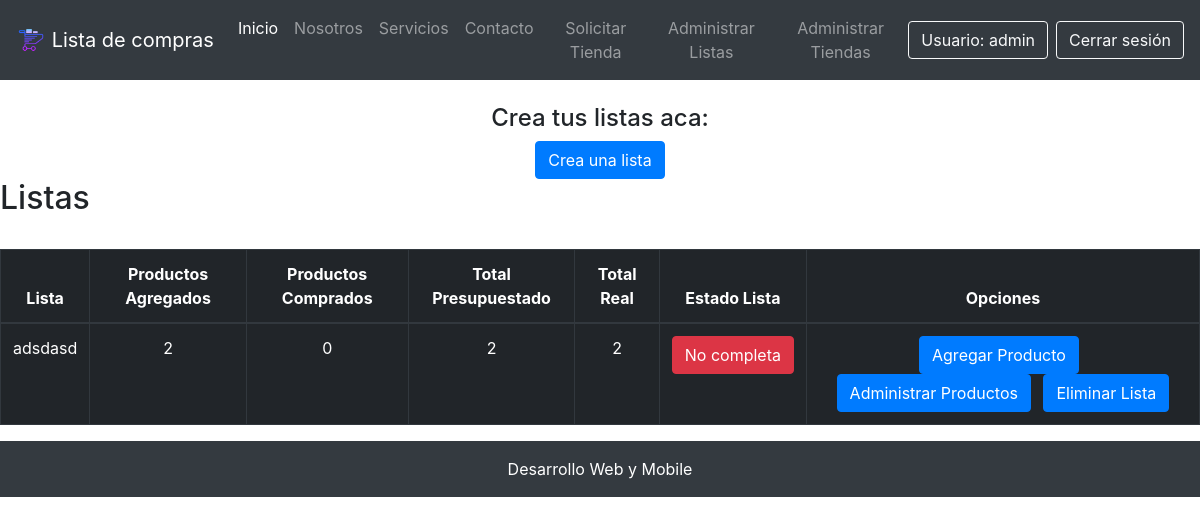
/listar_listas/ (signed in), run on an earlier commit of the app's database.
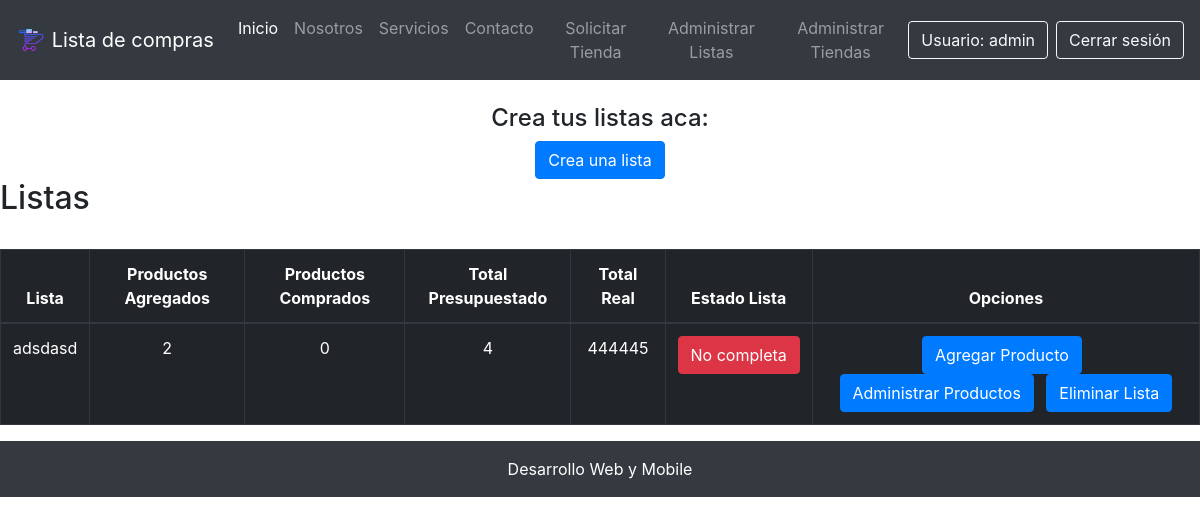
And on a later commit of the database.
### core/models.py (models this page shows, shortened)
class Lista(models.Model):
    usuario = models.ForeignKey(User, on_delete=models.CASCADE, verbose_name="Nombre Usuario")
    nombre_lista = models.CharField(max_length=30 ,verbose_name="Nombre Lista")
    total_productos_agregados = models.IntegerField(verbose_name="Productos Agregados")
    total_productos_comprados = models.IntegerField(verbose_name="Productos Comprados")
    costo_total_presupuestado = models.IntegerField(verbose_name="Total Presupuestado")
    costo_total_real = models.IntegerField(verbose_name="Total Real")
    estadoLista = models.ForeignKey(EstadoLista, on_delete=models.CASCADE, verbose_name="Estado Lista")

class EstadoLista(models.Model):
    nombre = models.CharField(max_length=30, verbose_name="Estado Lista")

### core/views.py (the view)
# urls.py: path('listas/', listar_listas, name="api_listar_listas"),
@login_required
def listar_listas(request):
    listas = Lista.objects.filter(usuario=request.user)
    return render(request, 'core/listar_listas.html', {
        'listas': listas
    })

### core/templates/core/listar_listas.html (shortened to what this page needs)
{% extends 'core/base.html' %}
{% load static %}
{% block contenido %}
<br>
<div class="container">
    <div class="row">
        <div class="col-12 text-center">
            <h4 class="text-center">Crea tus listas aca:</h4>
            <a class="btn btn-primary" href="{% url 'crear_lista' %}">Crea una lista</a>
        </div>
    </div>
</div>
<h2>Listas</h2>
<br>
<div class="table-responsive">
    <table class="table table-dark table-bordered table-hover table-condensed">
        <thead>
            <tr>
                <th class="text-center">Lista</th>
                <th class="text-center">Productos Agregados</th>
                <th class="text-center">Productos Comprados</th>
                <th class="text-center">Total Presupuestado</th>
                <th class="text-center">Total Real</th>
                <th class="text-center">Estado Lista</th>
                <th class="text-center">Opciones</th>
            </tr>
        </thead>
        <tbody>
            {% for l in listas %}
            <tr>
                <td class="text-center">{{ l.nombre_lista }}</td>
                <td class="text-center">{{ l.total_productos_agregados }}</td>
                <td class="text-center">{{ l.total_productos_comprados }}</td>
                <td class="text-center">{{ l.costo_total_presupuestado }}</td>
                <td class="text-center">{{ l.costo_total_real }}</td>
                {% if l.estadoLista.id == 1 %}
                    <td class="text-center">
                        <a href="" class="btn btn-danger">{{ l.estadoLista.nombre }}</a>
                    </td>
                {% else %}
                    <td class="text-center">
                        <a href="" class="btn btn-success">{{ l.estadoLista.nombre }}</a>
                    </td>
                {% endif %}
                <td class="text-center">
                    <a class="btn btn-primary mr-2" href="{% url 'form_producto' l.id %}">Agregar Producto</a>
                    <a class="btn btn-primary mr-2" href="{% url 'listar_productos' l.id %}" >Administrar Productos</a>
                    <a class="btn btn-primary" href="{% url 'eliminar_lista' l.id %}">Eliminar Lista</a>
                </td>
            </tr>
            {% endfor %}
        </tbody>
    </table>
</div>
{% endblock contenido %}

What changed in the data, as far as the page shows it:
changed Lista "adsdasd": costo_total_presupuestado "2" → "4"; costo_total_real "2" → "444445"
